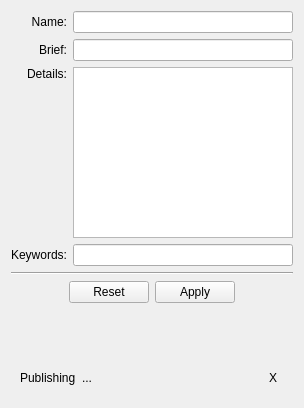
<?xml version="1.0" encoding="UTF-8"?>
<ui version="4.0">
 <class>PublishForm</class>
 <widget class="QWidget" name="PublishForm">
  <property name="geometry">
   <rect>
    <x>0</x>
    <y>0</y>
    <width>304</width>
    <height>408</height>
   </rect>
  </property>
  <property name="windowTitle">
   <string>Publish</string>
  </property>
  <layout class="QVBoxLayout" name="verticalLayout">
   <item>
    <layout class="QGridLayout" name="gridLayout">
     <item row="0" column="0">
      <widget class="QLabel" name="label">
       <property name="text">
        <string>Name:</string>
       </property>
       <property name="alignment">
        <set>Qt::AlignRight|Qt::AlignTrailing|Qt::AlignVCenter</set>
       </property>
      </widget>
     </item>
     <item row="0" column="1">
      <widget class="QLineEdit" name="nameLineEdit"/>
     </item>
     <item row="1" column="0">
      <widget class="QLabel" name="label_2">
       <property name="text">
        <string>Brief:</string>
       </property>
       <property name="alignment">
        <set>Qt::AlignRight|Qt::AlignTrailing|Qt::AlignVCenter</set>
       </property>
      </widget>
     </item>
     <item row="1" column="1">
      <widget class="QLineEdit" name="briefLineEdit"/>
     </item>
     <item row="2" column="0">
      <widget class="QLabel" name="label_3">
       <property name="text">
        <string>Details:</string>
       </property>
       <property name="alignment">
        <set>Qt::AlignRight|Qt::AlignTop|Qt::AlignTrailing</set>
       </property>
      </widget>
     </item>
     <item row="2" column="1">
      <widget class="QPlainTextEdit" name="detailsTextEdit">
       <property name="tabChangesFocus">
        <bool>true</bool>
       </property>
      </widget>
     </item>
     <item row="3" column="0">
      <widget class="QLabel" name="label_4">
       <property name="text">
        <string>Keywords:</string>
       </property>
       <property name="alignment">
        <set>Qt::AlignRight|Qt::AlignTrailing|Qt::AlignVCenter</set>
       </property>
      </widget>
     </item>
     <item row="3" column="1">
      <widget class="QLineEdit" name="keywordLineEdit">
       <property name="sizePolicy">
        <sizepolicy hsizetype="Expanding" vsizetype="Fixed">
         <horstretch>0</horstretch>
         <verstretch>0</verstretch>
        </sizepolicy>
       </property>
      </widget>
     </item>
    </layout>
   </item>
   <item>
    <widget class="Line" name="line">
     <property name="orientation">
      <enum>Qt::Horizontal</enum>
     </property>
    </widget>
   </item>
   <item>
    <widget class="QDialogButtonBox" name="buttonBox">
     <property name="standardButtons">
      <set>QDialogButtonBox::Apply|QDialogButtonBox::Reset</set>
     </property>
     <property name="centerButtons">
      <bool>true</bool>
     </property>
    </widget>
   </item>
   <item>
    <spacer name="verticalSpacer">
     <property name="orientation">
      <enum>Qt::Vertical</enum>
     </property>
     <property name="sizeHint" stdset="0">
      <size>
       <width>20</width>
       <height>70</height>
      </size>
     </property>
    </spacer>
   </item>
   <item>
    <widget class="QFrame" name="statusFrame">
     <property name="frameShape">
      <enum>QFrame::NoFrame</enum>
     </property>
     <property name="frameShadow">
      <enum>QFrame::Plain</enum>
     </property>
     <layout class="QHBoxLayout" name="horizontalLayout">
      <item>
       <widget class="QLabel" name="statusLabel">
        <property name="text">
         <string>Publishing</string>
        </property>
       </widget>
      </item>
      <item>
       <widget class="QLabel" name="loadingLabel">
        <property name="sizePolicy">
         <sizepolicy hsizetype="MinimumExpanding" vsizetype="Preferred">
          <horstretch>0</horstretch>
          <verstretch>0</verstretch>
         </sizepolicy>
        </property>
        <property name="text">
         <string>...</string>
        </property>
        <property name="alignment">
         <set>Qt::AlignLeading|Qt::AlignLeft|Qt::AlignVCenter</set>
        </property>
       </widget>
      </item>
      <item>
       <widget class="QToolButton" name="cancelButton">
        <property name="text">
         <string>X</string>
        </property>
        <property name="autoRaise">
         <bool>true</bool>
        </property>
       </widget>
      </item>
     </layout>
    </widget>
   </item>
  </layout>
 </widget>
 <resources/>
 <connections/>
</ui>
